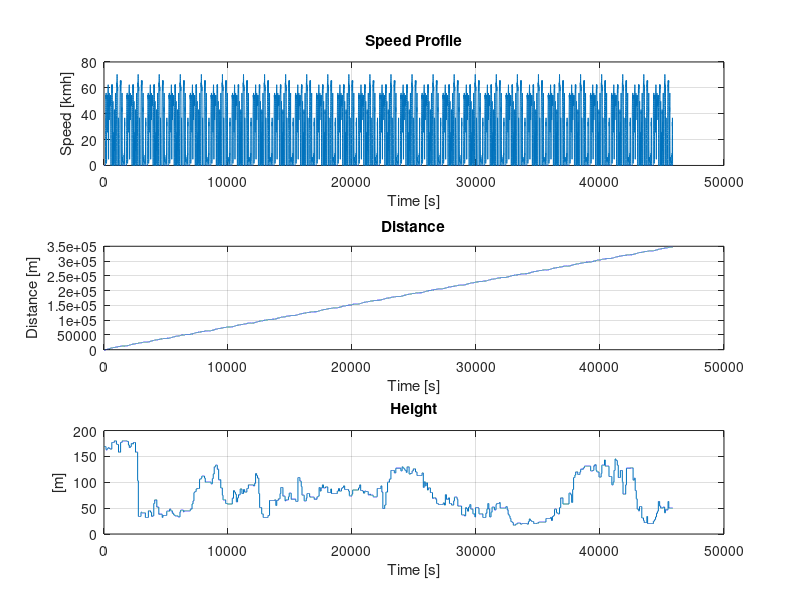

MATLAB code for this plot:
function [S,D]=Trajectory()

    %%
    load('ProfilDistVelAlturTiem.mat')

    figure
    subplot(3,1,1)
    plot(V_SPEEDetDISTANCEetHAUTEUR(:,1))
    title('Speed Profile')
    xlabel('Time [s]')
    ylabel('Speed [kmh]')
    grid on
    subplot(3,1,2)
    plot(V_SPEEDetDISTANCEetHAUTEUR(:,2))
    title('Distance')
    xlabel('Time [s]')
    ylabel('Distance [m]')
    grid on
    subplot(3,1,3)
    plot(V_SPEEDetDISTANCEetHAUTEUR(:,3))
    title('Height')
    xlabel('Time [s]')
    ylabel('[m]')
    grid on

    Goal = max(V_SPEEDetDISTANCEetHAUTEUR(:,2));
    %Goal = 5000;

    %% Nota: Los cambios de altura son drasticos.. hay que suavizarlos.
    Spd         =V_SPEEDetDISTANCEetHAUTEUR(:,1);
    Alt         =V_SPEEDetDISTANCEetHAUTEUR(1,3);
    count       =0;
    AlturaSuav_V=[Alt];
    for i=1:1:size(Spd,1)-1
        if Spd(i)~=0
            if Spd(i+1)~=0 & Alt==V_SPEEDetDISTANCEetHAUTEUR(i+1,3)
                count=count+1;
            else 
                AlturaSuav_V=[AlturaSuav_V linspace(Alt, V_SPEEDetDISTANCEetHAUTEUR(i+1,3), count)];
                Alt=V_SPEEDetDISTANCEetHAUTEUR(i+1,3);
                count=1;
            end
        else
            AlturaSuav_V=[AlturaSuav_V Alt];
        end
    end

    %     plot(Spd(:))
    %     hold on
    %     plot(V_SPEEDetDISTANCEetHAUTEUR(:,3)/10)
    %     hold on
    %     plot(AlturaSuav_V)

    %% Agrupo los vactores requeridos para calcular el torq
    %plot([AlturaSuav_V/max(AlturaSuav_V)-0.5;H']')
    D=V_SPEEDetDISTANCEetHAUTEUR(:,2); %Distancia
    Ang=[];
    Pend=[];
    Pend_temp=0;

    for i=1:size(D,1)-1
        if (D(i+1)-D(i))>0
            Pend_temp=(AlturaSuav_V(i+1)-AlturaSuav_V(i))/(D(i+1)-D(i));
        end
        Pend=[Pend Pend_temp];

        if abs(real(asin(Pend_temp)))>0.1 %Limitacion de pendiente= (M*a+sum(F))*R=Tmax ... a=0
            Ang=[Ang 0.1];                % Ojo... la masa es bastante porq tengo 2 pasajeros<
        else
            Ang=[Ang real(asin(Pend_temp))];
        end
    end
    S=Ang;

    % plot(AlturaSuav_V)
    % hold on
    % plot(rad2deg(Ang)*10)

end